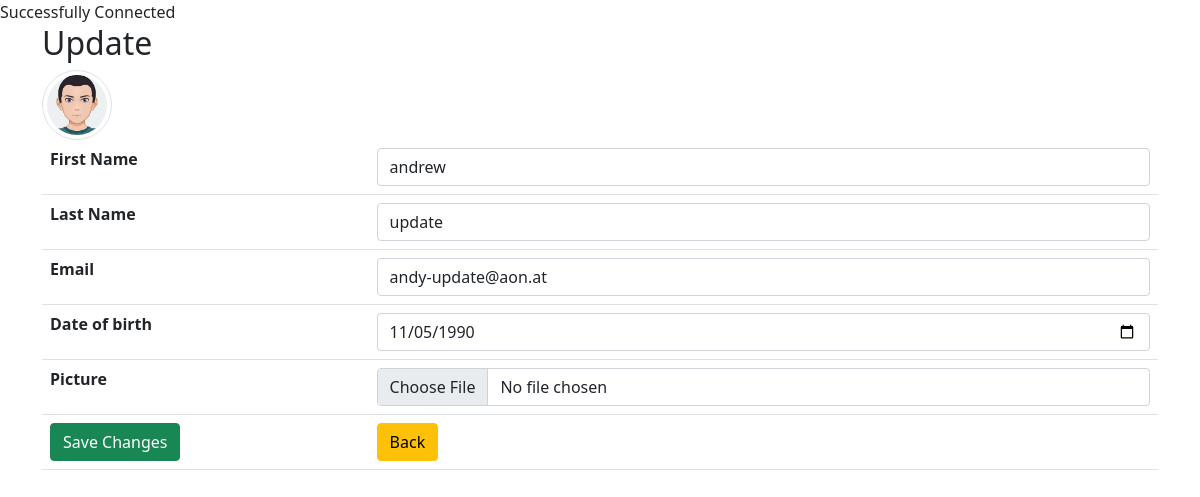
The app's page /hotel_booking_2/user/update.php?id=9 (signed in) with its own data.
### tables this page shows
CREATE TABLE `user` (
  `u_id` int(5) NOT NULL,
  `f_name` varchar(255) NOT NULL,
  `s_name` varchar(255) NOT NULL,
  `password` varchar(255) NOT NULL,
  `date_of_birth` date NOT NULL,
  `email` varchar(255) NOT NULL,
  `u_picture` varchar(255) DEFAULT NULL,
  `status` varchar(4) NOT NULL DEFAULT 'user'
);

### hotel_booking_2/user/update.php (the view, shortened to what this page needs)
<?php
require_once '../components/db_connect.php';
$backBtn = '';
if (isset($_SESSION["user"])) {
    $backBtn = "home.php";
}
if (isset($_GET['id'])) {
    $id = $_GET['id'];
    $sql = "SELECT * FROM user WHERE u_id = {$id}";
    $result = mysqli_query($connect, $sql);
    if (mysqli_num_rows($result) == 1) {
        $data = mysqli_fetch_assoc($result);
        $f_name = $data['f_name'];
        $l_name = $data['s_name'];
        $email = $data['email'];
        $date_birth = $data['date_of_birth'];
    }
}
?>
<!DOCTYPE html>
<html lang="en">
<head>
    <?php require_once '../components/boot-css.php' ?>
</head>
<body>
    <div class="container">
        <h2>Update</h2>
        <img class='img-thumbnail rounded-circle' src='../pictures/<?php echo $data['u_picture'] ?>' alt="<?php echo $f_name ?>">
        <form method="post" enctype="multipart/form-data">
            <table class="table">
                <tr>
                    <th>First Name</th>
                    <td><input class="form-control" type="text" name="first_name" placeholder="First Name" value="<?php echo $f_name ?>" /></td>
                </tr>
                <tr>
                    <th>Last Name</th>
                    <td><input class="form-control" type="text" name="last_name" placeholder="Last Name" value="<?php echo $l_name ?>" /></td>
                </tr>
                <tr>
                    <th>Email</th>
                    <td><input class="form-control" type="email" name="email" placeholder="Email" value="<?php echo $email ?>" /></td>
                </tr>
                <tr>
                    <th>Date of birth</th>
                    <td><input class="form-control" type="date" name="date_of_birth" placeholder="Date of birth" value="<?php echo $date_birth ?>" /></td>
                </tr>
                <tr>
                    <th>Picture</th>
                    <td><input class="form-control" type="file" name="picture" /></td>
                </tr>
                <tr>
                    <td><button name="submit" class="btn btn-success" type="submit">Save Changes</button></td>
                    <td><a href="<?php echo $backBtn ?>"><button class="btn btn-warning" type="button">Back</button></a></td>
                </tr>
            </table>
        </form>
    </div>
</body>
</html>

### hotel_booking_2/user/update.php (style rules this page uses)
.img-thumbnail { width: 70px !important; height: 70px !important; }

### records on screen
user: u_picture (placeholder picture), first_name "andrew", last_name "update", email "andy-update@aon.at", date_of_birth "11/05/1990"
